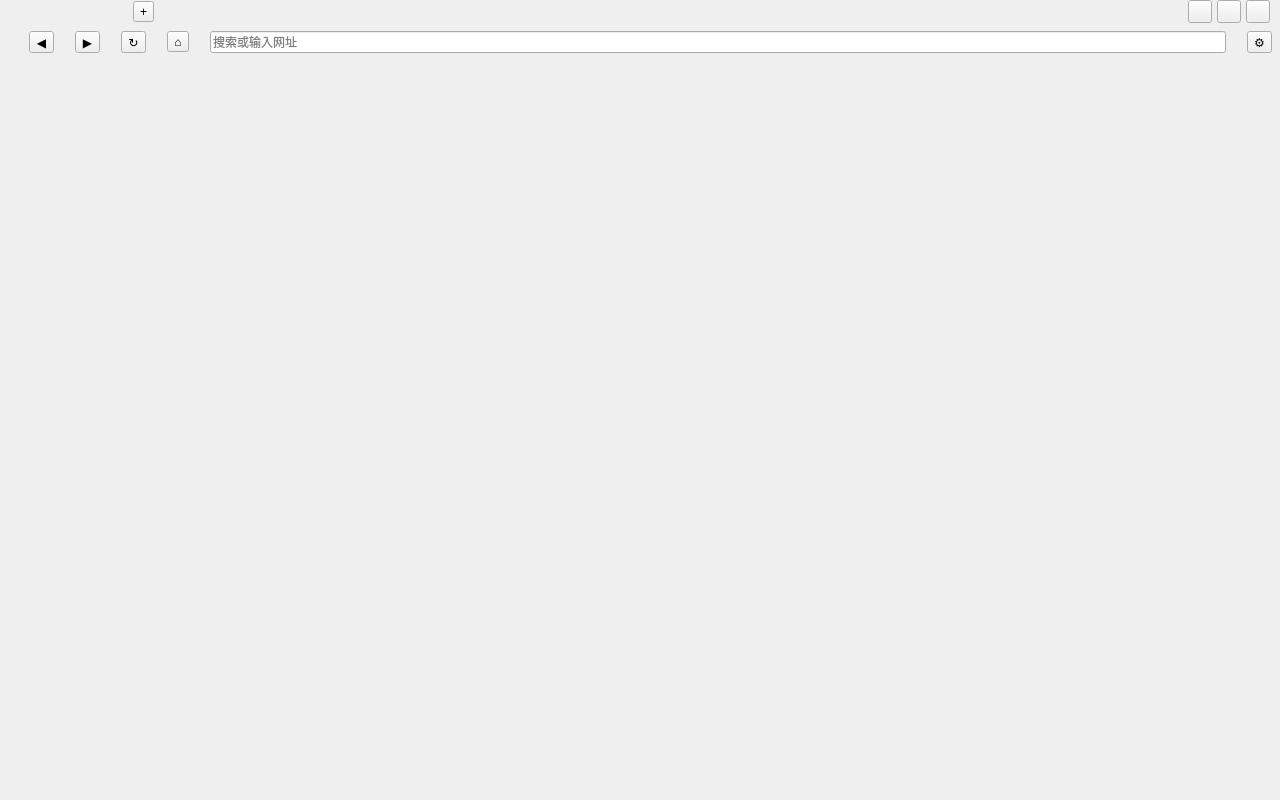
<?xml version="1.0" encoding="UTF-8"?>
<ui version="4.0">
 <class>Widget</class>
 <widget class="QWidget" name="Widget">
  <property name="geometry">
   <rect>
    <x>0</x>
    <y>0</y>
    <width>1280</width>
    <height>800</height>
   </rect>
  </property>
  <layout class="QGridLayout" name="gridLayout">
   <property name="leftMargin">
    <number>0</number>
   </property>
   <property name="topMargin">
    <number>0</number>
   </property>
   <property name="rightMargin">
    <number>0</number>
   </property>
   <property name="bottomMargin">
    <number>0</number>
   </property>
   <property name="horizontalSpacing">
    <number>0</number>
   </property>
   <property name="verticalSpacing">
    <number>0</number>
   </property>
   <item row="0" column="0">
    <widget class="QWidget" name="topTabBar">
     <layout class="QHBoxLayout" name="topTabLayout">
      <property name="spacing">
       <number>0</number>
      </property>
      <property name="leftMargin">
       <number>5</number>
      </property>
      <property name="topMargin">
       <number>0</number>
      </property>
      <property name="rightMargin">
       <number>10</number>
      </property>
      <property name="bottomMargin">
       <number>0</number>
      </property>
      <item>
       <widget class="WebTabBar" name="tabBar">
        <property name="tabsClosable">
         <bool>true</bool>
        </property>
        <property name="movable">
         <bool>false</bool>
        </property>
        <property name="drawBase">
         <bool>false</bool>
        </property>
        <property name="currentIndex">
         <number>-1</number>
        </property>
       </widget>
      </item>
      <item>
       <spacer name="horizontalSpacerTabToNew">
        <property name="orientation">
         <enum>Qt::Horizontal</enum>
        </property>
        <property name="sizeType">
         <enum>QSizePolicy::Fixed</enum>
        </property>
        <property name="sizeHint" stdset="0">
         <size>
          <width>5</width>
          <height>0</height>
         </size>
        </property>
       </spacer>
      </item>
      <item>
       <widget class="QToolButton" name="btnNewTab">
        <property name="text">
         <string>+</string>
        </property>
       </widget>
      </item>
      <item>
       <spacer name="horizontalSpacerTabBar">
        <property name="orientation">
         <enum>Qt::Horizontal</enum>
        </property>
        <property name="sizeHint" stdset="0">
         <size>
          <width>0</width>
          <height>0</height>
         </size>
        </property>
        <property name="sizeType">
         <enum>QSizePolicy::Expanding</enum>
        </property>
       </spacer>
      </item>
      <item>
       <widget class="QToolButton" name="btnWindowMinimize">
        <property name="text">
         <string/>
        </property>
       </widget>
      </item>
      <item>
       <spacer name="horizontalSpacerWinBtn1">
        <property name="orientation">
         <enum>Qt::Horizontal</enum>
        </property>
        <property name="sizeType">
         <enum>QSizePolicy::Fixed</enum>
        </property>
        <property name="sizeHint" stdset="0">
         <size>
          <width>5</width>
          <height>0</height>
         </size>
        </property>
       </spacer>
      </item>
      <item>
       <widget class="QToolButton" name="btnWindowMaximize">
        <property name="text">
         <string/>
        </property>
       </widget>
      </item>
      <item>
       <spacer name="horizontalSpacerWinBtn2">
        <property name="orientation">
         <enum>Qt::Horizontal</enum>
        </property>
        <property name="sizeType">
         <enum>QSizePolicy::Fixed</enum>
        </property>
        <property name="sizeHint" stdset="0">
         <size>
          <width>5</width>
          <height>0</height>
         </size>
        </property>
       </spacer>
      </item>
      <item>
       <widget class="QToolButton" name="btnWindowClose">
        <property name="text">
         <string/>
        </property>
       </widget>
      </item>
     </layout>
    </widget>
   </item>
   <item row="1" column="0">
    <widget class="QWidget" name="navBar">
     <layout class="QHBoxLayout" name="navLayout">
      <property name="spacing">
       <number>21</number>
      </property>
      <property name="leftMargin">
       <number>29</number>
      </property>
      <property name="topMargin">
       <number>8</number>
      </property>
      <property name="rightMargin">
       <number>8</number>
      </property>
      <property name="bottomMargin">
       <number>8</number>
      </property>
      <item>
       <widget class="QToolButton" name="btnBack">
        <property name="text">
         <string>◀</string>
        </property>
       </widget>
      </item>
      <item>
       <widget class="QToolButton" name="btnForward">
        <property name="text">
         <string>▶</string>
        </property>
       </widget>
      </item>
      <item>
       <widget class="QToolButton" name="btnReload">
        <property name="text">
         <string>↻</string>
        </property>
       </widget>
      </item>
      <item>
       <widget class="QToolButton" name="btnHome">
        <property name="text">
         <string>⌂</string>
        </property>
       </widget>
      </item>
      <item>
       <widget class="QLineEdit" name="editUrl">
        <property name="placeholderText">
         <string>搜索或输入网址</string>
        </property>
        <property name="clearButtonEnabled">
         <bool>false</bool>
        </property>
       </widget>
      </item>
      <item>
       <widget class="QToolButton" name="btnSettings">
        <property name="text">
         <string>⚙</string>
        </property>
       </widget>
      </item>
     </layout>
    </widget>
   </item>
   <item row="2" column="0">
    <widget class="QWidget" name="contentCard">
     <layout class="QVBoxLayout" name="contentCardLayout">
      <property name="spacing">
       <number>0</number>
      </property>
      <property name="leftMargin">
       <number>0</number>
      </property>
      <property name="topMargin">
       <number>0</number>
      </property>
      <property name="rightMargin">
       <number>0</number>
      </property>
      <property name="bottomMargin">
       <number>0</number>
      </property>
      <item>
       <widget class="QStackedWidget" name="stackedWidget"/>
      </item>
     </layout>
    </widget>
   </item>
  </layout>
 </widget>
 <customwidgets>
  <customwidget>
   <class>WebTabBar</class>
   <extends>QTabBar</extends>
   <header>webtabbar.h</header>
  </customwidget>
 </customwidgets>
 <layoutdefault spacing="6" margin="11"/>
 <resources/>
 <connections/>
</ui>
